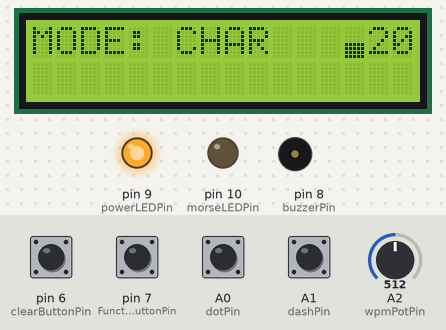
Recording of a sketch running on a simulated Arduino Uno, built with avr-gcc and run on an emulated ATmega328P. Parts: 16×2 character LCD, output pins drawn as LEDs (lit = HIGH), buzzer (waves = sounding). Inputs (shaded band) come from the test bench; at power-on: A0 (dotPin), A1 (dashPin), pin 6 (clearButtonPin), pin 7 (FunctionButtonPin) HIGH, A2 (wpmPotPin) = 512. What the sketch prints to the serial monitor is not drawn.

Above: at 4.5 s.
4.6 s: A0 (dotPin) pulled LOW for 0.15 s
At 5.3 s:
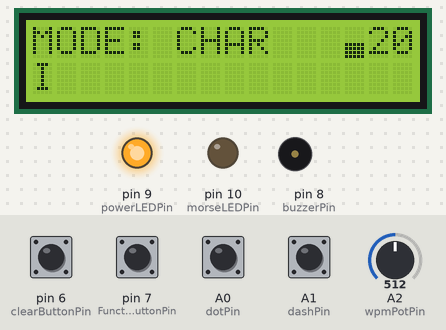
6.3 s: A1 (dashPin) pulled LOW for 0.15 s
At 7.1 s:
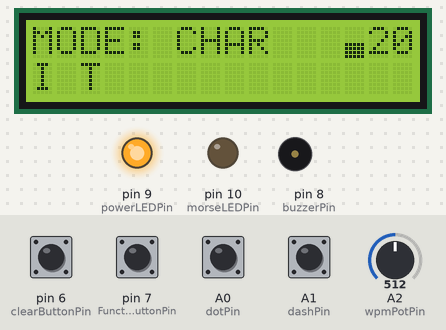
7.9 s: pin 7 (FunctionButtonPin) pulled LOW for 0.15 s
At 8.9 s:
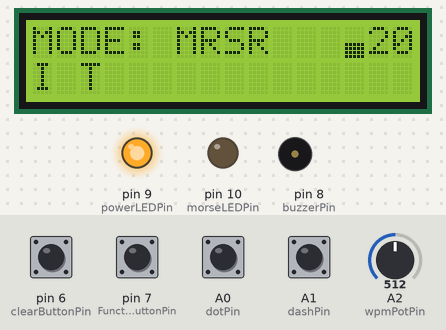
9.5 s: pin 6 (clearButtonPin) pulled LOW for 0.15 s
At 10.3 s:
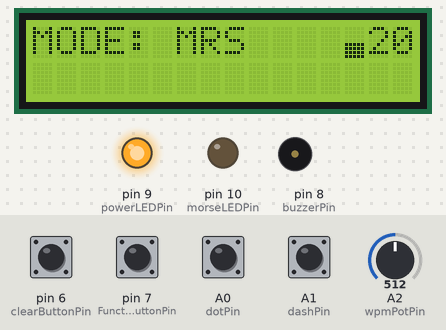
11.1 s: A0 (dotPin) pulled LOW for 1 s
At 13.3 s:
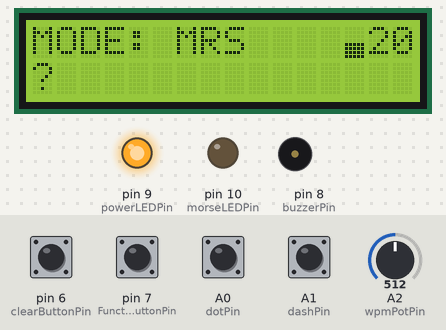
13.6 s: pin 7 (FunctionButtonPin) pulled LOW for 1 s
At 14.8 s:
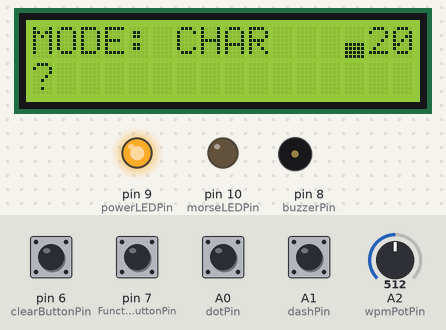
Timing chart, 0 to 16.6 s (numbered marks = the images above; inputs shaded):
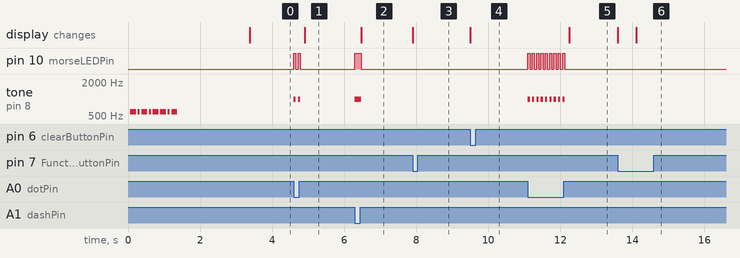

Measured:
- after the input at 4.6 s, pin 10 (morseLEDPin): alternates HIGH for 0.06 s and LOW for 0.06 s, 4 changes in all, then stays LOW, starting at once; tone on pin 8 (buzzerPin): alternates 1000 Hz for 0.06 s and silent for 0.06 s, 4 changes in all, then stays silent, starting at once; the display: changes after 0.30 s (image 1)
- after the input at 6.3 s, pin 10 (morseLEDPin): LOW → HIGH at once, → LOW 0.18 s later; tone on pin 8 (buzzerPin): silent → 1000 Hz at once, → silent 0.18 s later; the display: changes after 0.18 s (image 2)
- after the input at 7.9 s, the display: changes at once (image 3)
- after the input at 9.5 s, the display: changes at once (image 4)
- after the input at 11.1 s, pin 10 (morseLEDPin): alternates HIGH for 0.06 s and LOW for 0.06 s, 18 changes in all, then stays LOW, starting at once; tone on pin 8 (buzzerPin): alternates 1000 Hz for 0.06 s and silent for 0.06 s, 18 changes in all, then stays silent, starting at once; the display: changes after 1.1 s (image 5)
- after the input at 13.6 s, the display: first changes at once (image 6 shows a later state)

The sketch:

Arduino_Code-V_1.10.ino
```cpp
// --- FUTURES ---
#include "decoder_both.h"
#include <LiquidCrystal.h>
#include "lcd_display.h"

// --- PINS ---
const int dotPin = A0;                  // "." paddle
const int dashPin = A1;                  // "-" paddle
const int buzzerPin = 8;                // buzzer
const int FunctionButtonPin = 7;        // function button
const int clearButtonPin = 6;           // clear button (ckena the display)
const int morseLEDPin = 10;
const int powerLEDPin = 9;
const int wpmPotPin = A2;               // WPM pot

// --- WPM settings (Word Per Minutes) ---
int WPM = 20;                   // Default
int dotDuration = 1200 / WPM;   // unit duration calculation
const int TONE_HZ = 1000;        // default buzzer Hz

// --- VARs ---
String morseBuffer = "";
String sentenceBuffer = "";
bool lastWasDit = false;
bool justDecoded = false;
int decoderMode = 0;

unsigned long lastKeyTime = 0;
unsigned long lastDecodeTime = 3000  ;
unsigned long lastModeSwitch = 0;

enum KeyingState { IDLE, SENDING_DIT, SENDING_DAH, POST_DELAY };
KeyingState keyingState = IDLE;
unsigned long keyingStart = 0;
int keyingDuration = 0;
char queuedElement = '\0';

void setup() {
  pinMode(dotPin, INPUT_PULLUP);
  pinMode(dashPin, INPUT_PULLUP);
  pinMode(FunctionButtonPin, INPUT_PULLUP);
  pinMode(clearButtonPin, INPUT_PULLUP);
  pinMode(buzzerPin, OUTPUT);
  pinMode(morseLEDPin, OUTPUT);
  pinMode(powerLEDPin, OUTPUT);

  digitalWrite(powerLEDPin, HIGH);

  Serial.begin(9600);
  Serial.println(" ");
  Serial.println("CW KEYER by Ekin Efe GUNGOR");


  initLCD();
  updateLCDMode(decoderMode);
}

void loop() {
  unsigned long now = millis();

  // --- WPM from potentiometer ---
  int potValue = analogRead(wpmPotPin);
  WPM = map(potValue, 0, 1023, 5, 35);
  dotDuration = 1200 / WPM;

  static int lastWPM = -1;
  if (WPM != lastWPM) {
    updateLCDMode(decoderMode);
    updateWPMLevel(WPM);
    lastWPM = WPM;
  }

  // --- Mode toggle ---
  if (digitalRead(FunctionButtonPin) == LOW && now - lastModeSwitch > 500) {
    decoderMode = (decoderMode + 1) % 3;
    updateLCDMode(decoderMode);
    lastModeSwitch = now;
  }

  // --- Paddle Reading & State Machine ---
  bool dotPressed = digitalRead(dotPin) == LOW;
  bool dashPressed = digitalRead(dashPin) == LOW;

  if (keyingState == IDLE) {
    if (dotPressed && !dashPressed) {
      queuedElement = '.';
      keyingState = SENDING_DIT;
      keyingStart = now;
      tone(buzzerPin, TONE_HZ);
      digitalWrite(morseLEDPin, HIGH);
      keyingDuration = dotDuration;
      morseBuffer += ".";
      lastKeyTime = now;
      justDecoded = false;
    }
    else if (dashPressed && !dotPressed) {
      queuedElement = '-';
      keyingState = SENDING_DAH;
      keyingStart = now;
      tone(buzzerPin, TONE_HZ);
      digitalWrite(morseLEDPin, HIGH);
      keyingDuration = dotDuration * 3;
      morseBuffer += "-";
      lastKeyTime = now;
      justDecoded = false;
    }
    else if (dotPressed && dashPressed) {
      if (lastWasDit) {
        queuedElement = '-';
        keyingDuration = dotDuration * 3;
        morseBuffer += "-";
      }
      else {
        queuedElement = '.';
        keyingDuration = dotDuration;
        morseBuffer += ".";
      }
      keyingState = (queuedElement == '.') ? SENDING_DIT : SENDING_DAH;
      keyingStart = now;
      tone(buzzerPin, TONE_HZ);
      digitalWrite(morseLEDPin, HIGH);
      lastWasDit = !lastWasDit;
      lastKeyTime = now;
      justDecoded = false;
    }
  }
  else if (keyingState == SENDING_DIT || keyingState == SENDING_DAH) {
    if (now - keyingStart >= keyingDuration) {
      noTone(buzzerPin);
      digitalWrite(morseLEDPin, LOW);
      keyingState = POST_DELAY;
      keyingStart = now;
      keyingDuration = dotDuration;
    }
  }
  else if (keyingState == POST_DELAY) {
    if (now - keyingStart >= keyingDuration) {
      keyingState = IDLE;
    }
  }

  // --- Decode Morse after a pause ---
  if (morseBuffer.length() > 0 && !dotPressed && !dashPressed &&
      (now - lastKeyTime >= dotDuration * 3) && !justDecoded) {
    decodeMorse(morseBuffer);
    morseBuffer = "";
    justDecoded = true;
    lastDecodeTime = now;
    Serial.println(sentenceBuffer);
    updateLCDText(sentenceBuffer);
  }

  // --- Word gap ---
  if (justDecoded && !dotPressed && !dashPressed &&
      (now - lastDecodeTime >= dotDuration * 7)) {
    sentenceBuffer += " ";
    justDecoded = false;
    updateLCDText(sentenceBuffer);
  }

  // --- Print final only when clear button is pressed ---
  if (digitalRead(clearButtonPin) == LOW) {
    sentenceBuffer = "";
    morseBuffer = "";
    justDecoded = false;
    lcd.clear();
    updateLCDMode(decoderMode);
    updateWPMLevel(WPM);
    updateLCDText(sentenceBuffer);
    Serial.println("=== CLEARED ===");
    delay(500);
  }
}
```

decoder_both.h
```cpp
#ifndef DECODER_BOTH_H
#define DECODER_BOTH_H

#include <Arduino.h>

// Declare external variables
extern int decoderMode;
extern String sentenceBuffer;

char decodeMorse(const String& code) {
  struct MorseMap {
    const char* code;
    char letter;
  };

  MorseMap morseTable[] = {
    {".-", 'A'}, {"-...", 'B'}, {"-.-.", 'C'}, {"-..", 'D'}, {".", 'E'},
    {"..-.", 'F'}, {"--.", 'G'}, {"....", 'H'}, {"..", 'I'}, {".---", 'J'},
    {"-.-", 'K'}, {".-..", 'L'}, {"--", 'M'}, {"-.", 'N'}, {"---", 'O'},
    {".--.", 'P'}, {"--.-", 'Q'}, {".-.", 'R'}, {"...", 'S'}, {"-", 'T'},
    {"..-", 'U'}, {"...-", 'V'}, {".--", 'W'}, {"-..-", 'X'}, {"-.--", 'Y'},
    {"--..", 'Z'}, {"-----", '0'}, {".----", '1'}, {"..---", '2'},
    {"...--", '3'}, {"....-", '4'}, {".....", '5'}, {"-....", '6'},
    {"--...", '7'}, {"---..", '8'}, {"----.", '9'}
  };

  for (auto &entry : morseTable) {
    if (code.equals(entry.code)) {
      if (decoderMode == 0) {
        sentenceBuffer += entry.letter;
      } else if (decoderMode == 1) {
        sentenceBuffer += code + " ";
      } else if (decoderMode == 2) {
        sentenceBuffer += code + entry.letter;
      }
      return entry.letter;
    }
  }

  // Not found
  sentenceBuffer += "? ";
  return '?';
}

#endif
```

lcd_display.h
```cpp
#ifndef LCD_DISPLAY_H
#define LCD_DISPLAY_H

#include <LiquidCrystal.h>
extern int WPM;


// LCD pins (RS, E, D4, D5, D6, D7)
LiquidCrystal lcd(12, 11, 5, 4, 3, 2);

// --- Play startup sound (must be declared before use) ---
void playStartupSound() {
  const int toneHz = 600;
  const int unit = 52;

  // CQ: -.-. --.-
  // C: -.-.
  tone(8, toneHz); delay(unit * 3); noTone(8); delay(unit); // Dah
  tone(8, toneHz); delay(unit);     noTone(8); delay(unit); // Dit
  tone(8, toneHz); delay(unit * 3); noTone(8); delay(unit); // Dah
  tone(8, toneHz); delay(unit);     noTone(8); delay(unit); // Dit

  // Q: --.-
  tone(8, toneHz); delay(unit * 3); noTone(8); delay(unit); // Dah
  tone(8, toneHz); delay(unit * 3); noTone(8); delay(unit); // Dah
  tone(8, toneHz); delay(unit);     noTone(8); delay(unit); // Dit
  tone(8, toneHz); delay(unit * 3); noTone(8);              // Dah
}


void initLCD() {
  lcd.begin(16, 2);
  lcd.clear();
  lcd.setCursor(0, 0);
  lcd.print("CW Keyer Ready");

  playStartupSound();  // now it's declared!
  delay(2000);
  lcd.clear();
}

void updateLCDMode(int mode) {
  lcd.setCursor(0, 0);
  lcd.print("MODE: ");
  if (mode == 0) lcd.print("CHAR ");
  else if (mode == 1) lcd.print("MRS");
  else lcd.print("BOTH ");
}
void updateWPMLevel(int WPM){
  byte level1[8] = {
      B00000,
      B00000,
      B00000,
      B00000,
      B00000,
      B00000,
      B00000,
      B11111
  };
  byte level2[8] = {
      B00000,
      B00000,
      B00000,
      B00000,
      B00000,
      B00000,
      B11111,
      B11111
  };
  byte level3[8] = {
      B00000,
      B00000,
      B00000,
      B00000,
      B00000,
      B11111,
      B11111,
      B11111
  };
  byte level4[8] = {
      B00000,
      B00000,
      B00000,
      B00000,
      B11111,
      B11111,
      B11111,
      B11111
  };
  byte level5[8] = {
      B00000,
      B00000,
      B00000,
      B11111,
      B11111,
      B11111,
      B11111,
      B11111
  };
  byte level6[8] = {
      B00000,
      B00000,
      B11111,
      B11111,
      B11111,
      B11111,
      B11111,
      B11111
  };
  byte level7[8] = {
      B00000,
      B11111,
      B11111,
      B11111,
      B11111,
      B11111,
      B11111,
      B11111
  };
  byte level8[8] = {
      B11111,
      B11111,
      B11111,
      B11111,
      B11111,
      B11111,
      B11111,
      B11111
  };

  if (WPM >= 5 && WPM <9){ // Print Level 1
    lcd.createChar(0, level1);
    lcd.setCursor(13, 0);
    lcd.write(byte(0));
  }
  else if (WPM >= 9 && WPM <13){  //Print Level 2
    lcd.createChar(0, level2);
    lcd.setCursor(13, 0);
    lcd.write(byte(0));
  }
  else if (WPM >= 13 && WPM <17){ //Print Level 3
    lcd.createChar(0, level3);
    lcd.setCursor(13, 0);
    lcd.write(byte(0));
  }
  else if (WPM >= 17 && WPM <21){ //print Level 4
    lcd.createChar(0, level4);
    lcd.setCursor(13, 0);
    lcd.write(byte(0));
  }
  else if (WPM >= 21 && WPM <25){ //print level 5
    lcd.createChar(0, level5);
    lcd.setCursor(13, 0);
    lcd.write(byte(0));
  }
  else if (WPM >= 25 && WPM <29){ //Print Level 6
    lcd.createChar(0, level6);
    lcd.setCursor(13, 0);
    lcd.write(byte(0));
  }
  else if (WPM >= 29 && WPM <33){ //Print Level 7
    lcd.createChar(0, level7);
    lcd.setCursor(13, 0);
    lcd.write(byte(0));
  }
  else if (WPM >= 33){            //Print Level 8
    lcd.createChar(0, level8);
    lcd.setCursor(13, 0);
    lcd.write(byte(0));
  }

  lcd.setCursor(14, 0);
  lcd.print(WPM);
}

void updateLCDText(const String& sentenceBuffer) {
  lcd.setCursor(0, 1);

  String text = sentenceBuffer;
  if (text.length() > 12) text = text.substring(text.length() - 12);

  lcd.print(text);
  int rem = 12 - text.length();
  for (int i = 0; i < rem; i++) lcd.print(" ");
}

void lcdPrintFinal(const String& text) {
  lcd.clear();
  lcd.setCursor(0, 0);
  lcd.print("FINAL:");
  lcd.setCursor(0, 1);
  if (text.length() <= 16) {
    lcd.print(text);
  } else {
    lcd.print(text.substring(text.length() - 16));
  }
}


#endif
```
